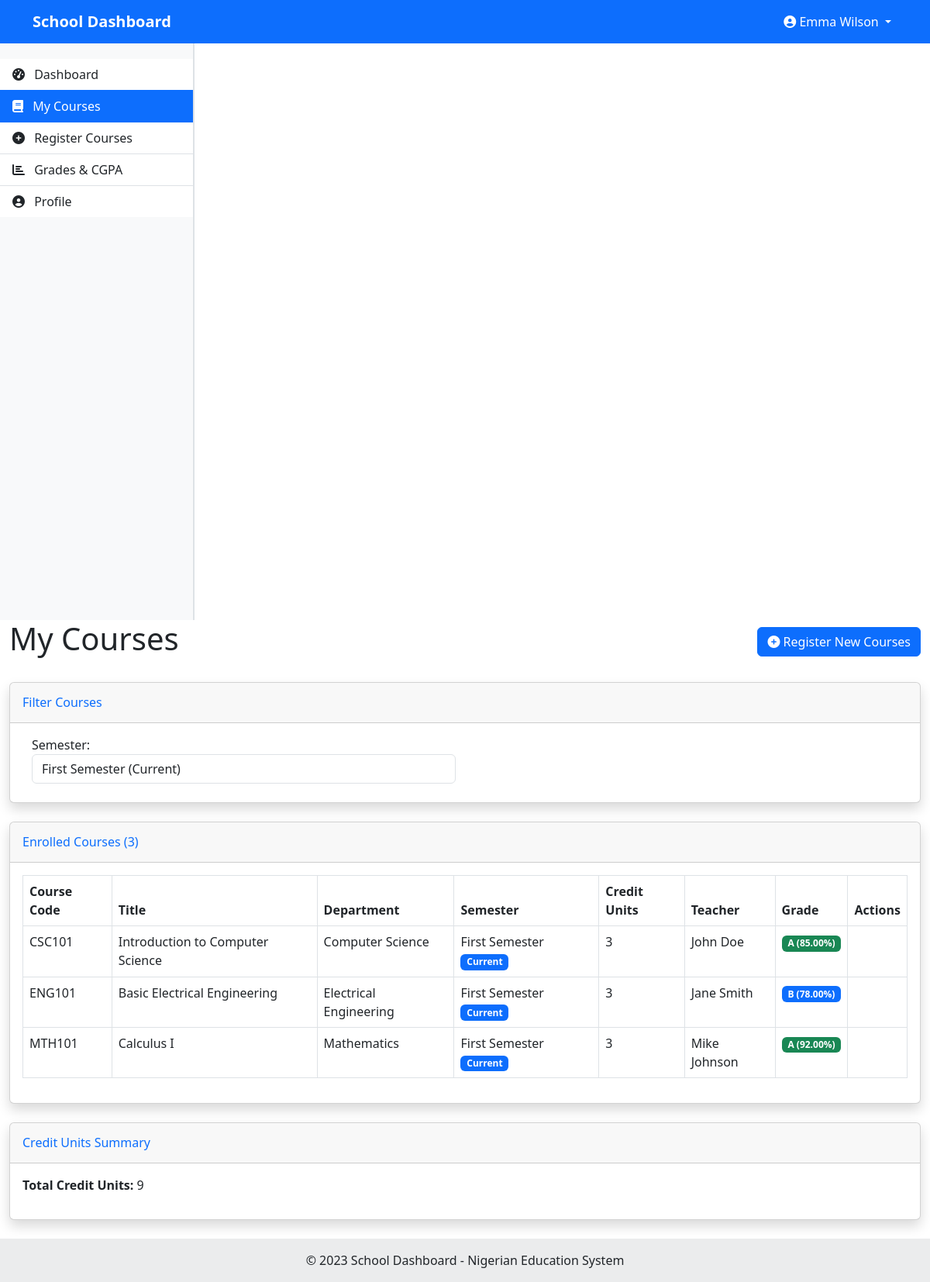
Page /student/courses.php (signed in) on the committed database.
### tables this page shows
CREATE TABLE IF NOT EXISTS student_courses (
    id INT AUTO_INCREMENT PRIMARY KEY,
    student_id INT NOT NULL,
    course_id INT NOT NULL,
    semester_id INT NOT NULL,
    registered_at TIMESTAMP DEFAULT CURRENT_TIMESTAMP,
    FOREIGN KEY (student_id) REFERENCES users(id),
    FOREIGN KEY (course_id) REFERENCES courses(id),
    FOREIGN KEY (semester_id) REFERENCES semesters(id)
);

CREATE TABLE IF NOT EXISTS courses (
    id INT AUTO_INCREMENT PRIMARY KEY,
    course_code VARCHAR(20) NOT NULL,
    title VARCHAR(100) NOT NULL,
    department_id INT NOT NULL,
    semester_id INT NOT NULL,
    credit_units INT NOT NULL,
    teacher_id INT,
    FOREIGN KEY (department_id) REFERENCES departments(id),
    FOREIGN KEY (semester_id) REFERENCES semesters(id),
    FOREIGN KEY (teacher_id) REFERENCES users(id)
);

CREATE TABLE IF NOT EXISTS departments (
    id INT AUTO_INCREMENT PRIMARY KEY,
    name VARCHAR(100) NOT NULL,
    created_at TIMESTAMP DEFAULT CURRENT_TIMESTAMP
);

CREATE TABLE IF NOT EXISTS semesters (
    id INT AUTO_INCREMENT PRIMARY KEY,
    name VARCHAR(50) NOT NULL,
    is_current BOOLEAN DEFAULT FALSE
);

CREATE TABLE IF NOT EXISTS users (
    id INT AUTO_INCREMENT PRIMARY KEY,
    full_name VARCHAR(100) NOT NULL,
    email VARCHAR(100) NOT NULL UNIQUE,
    password VARCHAR(255) NOT NULL,
    user_type_id INT NOT NULL,
    department_id INT,
    age INT,
    profile_picture VARCHAR(255) DEFAULT 'default.jpg',
    created_at TIMESTAMP DEFAULT CURRENT_TIMESTAMP,
    FOREIGN KEY (user_type_id) REFERENCES user_types(id),
    FOREIGN KEY (department_id) REFERENCES departments(id)
);

CREATE TABLE IF NOT EXISTS grades (
    id INT AUTO_INCREMENT PRIMARY KEY,
    student_id INT NOT NULL,
    course_id INT NOT NULL,
    semester_id INT NOT NULL,
    score DECIMAL(5,2) DEFAULT NULL,
    grade CHAR(2) DEFAULT NULL,
    grade_point DECIMAL(3,2) DEFAULT NULL,
    graded_by INT NOT NULL,
    graded_at TIMESTAMP DEFAULT CURRENT_TIMESTAMP,
    FOREIGN KEY (student_id) REFERENCES users(id),
    FOREIGN KEY (course_id) REFERENCES courses(id),
    FOREIGN KEY (semester_id) REFERENCES semesters(id),
    FOREIGN KEY (graded_by) REFERENCES users(id)
);

### classes/Database.php (called while the page is built, shortened)
<?php
class Database {
    private $host = "localhost";
    private $username = "root";
    private $password = "";
    private $database = "school_dashboard";
    private $conn;
    public function __construct() {
        $this->conn = new mysqli($this->host, $this->username, $this->password, $this->database);
    }
    public function query($sql) {
        return $this->conn->query($sql);
    }
    public function prepare($sql) {
        return $this->conn->prepare($sql);
    }
}
?>

### classes/Semester.php (called while the page is built, shortened)
<?php
require_once 'Database.php';
class Semester {
    private $db;
    public function __construct() {
        $this->db = new Database();
    }
    public function getAllSemesters() {
        $sql = "SELECT * FROM semesters ORDER BY id";
        $result = $this->db->query($sql);
        $semesters = [];
        while ($row = $result->fetch_assoc()) {
            $semesters[] = $row;
        }
        return $semesters;
    }
    public function getCurrentSemester() {
        $sql = "SELECT * FROM semesters WHERE is_current = 1 LIMIT 1";
        $result = $this->db->query($sql);
        if ($result->num_rows === 1) {
            return $result->fetch_assoc();
        }
        return false;
    }
}
?>

### classes/SessionManager.php (called while the page is built, shortened)
<?php
class SessionManager {
    public static function getUserId() {
        return isset($_SESSION['user_id']) ? $_SESSION['user_id'] : null;
    }
}
?>

### classes/Course.php (called while the page is built, shortened)
<?php
require_once 'Database.php';
class Course {
    private $db;
    public function __construct() {
        $this->db = new Database();
    }
    public function getStudentCourses($student_id) {
        $sql = "SELECT c.*, d.name as department_name, s.name as semester_name, u.full_name as teacher_name, sc.id as registration_id
                FROM student_courses sc
                JOIN courses c ON sc.course_id = c.id
                LEFT JOIN departments d ON c.department_id = d.id
                LEFT JOIN semesters s ON c.semester_id = s.id
                LEFT JOIN users u ON c.teacher_id = u.id
                WHERE sc.student_id = ?";
        $stmt = $this->db->prepare($sql);
        $stmt->bind_param("i", $student_id);
        $stmt->execute();
        $result = $stmt->get_result();
        $courses = [];
        while ($row = $result->fetch_assoc()) {
            $courses[] = $row;
        }
        return $courses;
    }
}
?>

### classes/Grade.php (called while the page is built, shortened)
<?php
require_once 'Database.php';
class Grade {
    private $db;
    public function __construct() {
        $this->db = new Database();
    }
    public function getGrade($student_id, $course_id, $semester_id) {
        $sql = "SELECT g.*, c.course_code, c.title, c.credit_units, u.full_name as grader_name
                FROM grades g
                JOIN courses c ON g.course_id = c.id
                JOIN users u ON g.graded_by = u.id
                WHERE g.student_id = ? AND g.course_id = ? AND g.semester_id = ?";
        $stmt = $this->db->prepare($sql);
        $stmt->bind_param("iii", $student_id, $course_id, $semester_id);
        $stmt->execute();
        $result = $stmt->get_result();
        if ($result->num_rows === 1) {
            return $result->fetch_assoc();
        }
        return false;
    }
}
?>

### student/courses.php (the view, shortened to what this page needs)
<?php
require_once '../classes/SessionManager.php';
require_once '../classes/Course.php';
require_once '../classes/Grade.php';
require_once '../classes/Semester.php';
$user_id = SessionManager::getUserId();
$course = new Course();
$studentCourses = $course->getStudentCourses($user_id);
$semester = new Semester();
$semesters = $semester->getAllSemesters();
$currentSemester = $semester->getCurrentSemester();
$grade = new Grade();
$selected_semester_id = isset($_GET['semester_id']) ? intval($_GET['semester_id']) : ($currentSemester ? $currentSemester['id'] : 0);
if ($selected_semester_id > 0) {
    $filteredCourses = array_filter($studentCourses, function($course) use ($selected_semester_id) {
        return $course['semester_id'] == $selected_semester_id;
    });
} else {
    $filteredCourses = $studentCourses;
}
include '../includes/header.php';
?>
<div class="container-fluid">
    <div class="d-flex justify-content-between align-items-center mb-4">
        <h1>My Courses</h1>
        <a href="register_courses.php" class="btn btn-primary">
            <i class="fas fa-plus-circle"></i> Register New Courses
        </a>
    </div>
    <div class="card shadow mb-4">
        <div class="card-header py-3">
            <h6 class="m-0 font-weight-bold text-primary">Filter Courses</h6>
        </div>
        <div class="card-body">
            <form method="GET" action="courses.php" class="form-inline">
                <div class="row">
                    <div class="col-md-6">
                        <div class="form-group mb-2">
                            <label for="semester_id" class="me-2">Semester:</label>
                            <select name="semester_id" id="semester_id" class="form-control" onchange="this.form.submit()">
                                <?php foreach ($semesters as $sem): ?>
                                    <option value="<?php echo $sem['id']; ?>" <?php echo $selected_semester_id == $sem['id'] ? 'selected' : ''; ?>>
                                        <?php echo $sem['name']; ?> <?php echo $sem['is_current'] ? '(Current)' : ''; ?>
                                    </option>
                                <?php endforeach; ?>
                            </select>
                        </div>
                    </div>
                </div>
            </form>
        </div>
    </div>
    <div class="card shadow mb-4">
        <div class="card-header py-3">
            <h6 class="m-0 font-weight-bold text-primary">
                Enrolled Courses (<?php echo count($filteredCourses); ?>)
            </h6>
        </div>
        <div class="card-body">
            <?php if (empty($filteredCourses)): ?>
                <div class="alert alert-info">
                    <p>You are not enrolled in any courses for the selected semester.</p>
                    <?php if ($selected_semester_id == ($currentSemester ? $currentSemester['id'] : 0)): ?>
                        <p>Click the "Register New Courses" button to register for courses.</p>
                    <?php endif; ?>
                </div>
            <?php else: ?>
                <div class="table-responsive">
                    <table class="table table-bordered" width="100%" cellspacing="0">
                        <thead>
                            <tr>
                                <th>Course Code</th>
                                <th>Title</th>
                                <th>Department</th>
                                <th>Semester</th>
                                <th>Credit Units</th>
                                <th>Teacher</th>
                                <th>Grade</th>
                                <th>Actions</th>
                            </tr>
                        </thead>
                        <tbody>
                            <?php foreach ($filteredCourses as $c):
                                $courseGrade = $grade->getGrade($user_id, $c['id'], $c['semester_id']);
                                $hasGrade = $courseGrade !== false;
                            ?>
                                <tr>
                                    <td><?php echo $c['course_code']; ?></td>
                                    <td><?php echo $c['title']; ?></td>
                                    <td><?php echo $c['department_name']; ?></td>
                                    <td>
                                        <?php echo $c['semester_name']; ?>
                                        <?php if ($currentSemester && $c['semester_id'] == $currentSemester['id']): ?>
                                            <span class="badge bg-primary">Current</span>
                                        <?php endif; ?>
                                    </td>
                                    <td><?php echo $c['credit_units']; ?></td>
                                    <td><?php echo $c['teacher_name']; ?></td>
                                    <td>
                                        <?php if ($hasGrade): ?>
                                            <span class="badge <?php echo ($courseGrade['grade'] == 'F') ? 'bg-danger' : (($courseGrade['grade'] == 'A') ? 'bg-success' : 'bg-primary'); ?>">
                                                <?php echo $courseGrade['grade']; ?> (<?php echo $courseGrade['score']; ?>%)
                                            </span>
                                        <?php else: ?>
                                            <span class="badge bg-secondary">Not Graded</span>
                                        <?php endif; ?>
                                    </td>
                                    <td>
                                    </td>
                                </tr>
                            <?php endforeach; ?>
                        </tbody>
                    </table>
                </div>
            <?php endif; ?>
        </div>
    </div>
    <?php if (!empty($filteredCourses)): ?>
        <div class="card shadow mb-4">
            <div class="card-header py-3">
                <h6 class="m-0 font-weight-bold text-primary">Credit Units Summary</h6>
            </div>
            <div class="card-body">
                <?php
                $totalCredits = 0;
                foreach ($filteredCourses as $c) {
                    $totalCredits += $c['credit_units'];
                }
                ?>
                <p><strong>Total Credit Units:</strong> <?php echo $totalCredits; ?></p>
            </div>
        </div>
    <?php endif; ?>
</div>
<?php
include '../includes/footer.php';
?>

### includes/header.php (style rules this page uses)
body { min-height: 100vh; display: flex; flex-direction: column; overflow-x: hidden; margin: 0; padding: 0; }
.row { width: 100%; margin: 0; display: flex; flex-wrap: nowrap; }
.card { margin-bottom: 20px; box-shadow: 0 4px 6px rgba(0,0,0,0.1); }

### rows in the picture
student_courses: course.course_code "CSC101", course.title "Introduction to Computer Science", departments.name "Computer Science", semester.name "First Semester", course.credit_units "3", users.full_name "John Doe", grades.grade "A", grades.score "85.00"
student_courses: course.course_code "ENG101", course.title "Basic Electrical Engineering", departments.name "Electrical Engineering", semester.name "First Semester", course.credit_units "3", users.full_name "Jane Smith", grades.grade "B", grades.score "78.00"
student_courses: course.course_code "MTH101", course.title "Calculus I", departments.name "Mathematics", semester.name "First Semester", course.credit_units "3", users.full_name "Mike Johnson", grades.grade "A", grades.score "92.00"

### other values in the picture
SessionManager::getUserName() "Emma Wilson"
count($filteredCourses) "3"
$totalCredits "9"
form field semester_id "First Semester (Current)"
